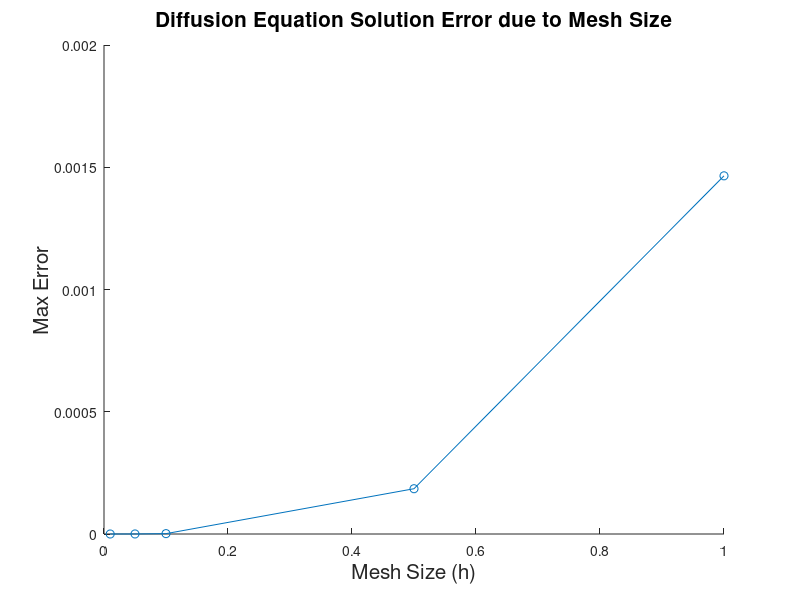

Reproduce this figure in MATLAB.
%%NE_155_HW6_Problem_3

int=0;
for h= [.01,.05,.1,.5,1]
int=int+1;
a=4; D=1; sig=0.2; S=8;
n=2*a/h;
A=zeros(n-1);
A(1,1)=2+h^2*sig/D;
A(1,2)=-1;
A(n-1,n-2)=-1;
A(n-1,n-1)=2+h^2*sig/D;

for j=2:n-2
        A(j,j)=2+h^2*sig/D;
        A(j,j+1)=-1;
        A(j,j-1)=-1;
end

b=(h^2*S).*ones(n-1,1);

phi_numeric=A\b;
x=[-4:h:4];
B=(-S/sig)/(exp(sqrt(sig/D)*a)+exp(-sqrt(sig/D)*a));
phi_an= @(x) B*(exp(sqrt(sig/D)*x)+exp(-sqrt(sig/D)*x))+S/sig;

phi_n=zeros(n+1,1);
phi_n(2:n)=phi_numeric;

phi_a=phi_an(x)';

e=(phi_a-phi_n)/phi_a;

emax(int)=max(max(e));

end

h= [.01,.05,.1,.5,1]';

hold on
plot(h,emax)
scatter(h,emax)

ylabel('Max Error', 'FontSize',15)
xlabel('Mesh Size (h)', 'FontSize',15)
title('Diffusion Equation Solution Error due to Mesh Size', 'FontSize', 15)


